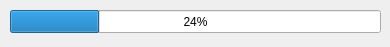
<?xml version="1.0" encoding="UTF-8"?>
<ui version="4.0">
 <class>progressWindow</class>
 <widget class="QMainWindow" name="progressWindow">
  <property name="windowModality">
   <enum>Qt::WindowModal</enum>
  </property>
  <property name="geometry">
   <rect>
    <x>0</x>
    <y>0</y>
    <width>390</width>
    <height>47</height>
   </rect>
  </property>
  <property name="windowTitle">
   <string>Loading Pictures</string>
  </property>
  <widget class="QWidget" name="centralwidget">
   <widget class="QProgressBar" name="progressBar">
    <property name="geometry">
     <rect>
      <x>10</x>
      <y>10</y>
      <width>371</width>
      <height>23</height>
     </rect>
    </property>
    <property name="value">
     <number>24</number>
    </property>
   </widget>
  </widget>
 </widget>
 <resources/>
 <connections/>
</ui>
